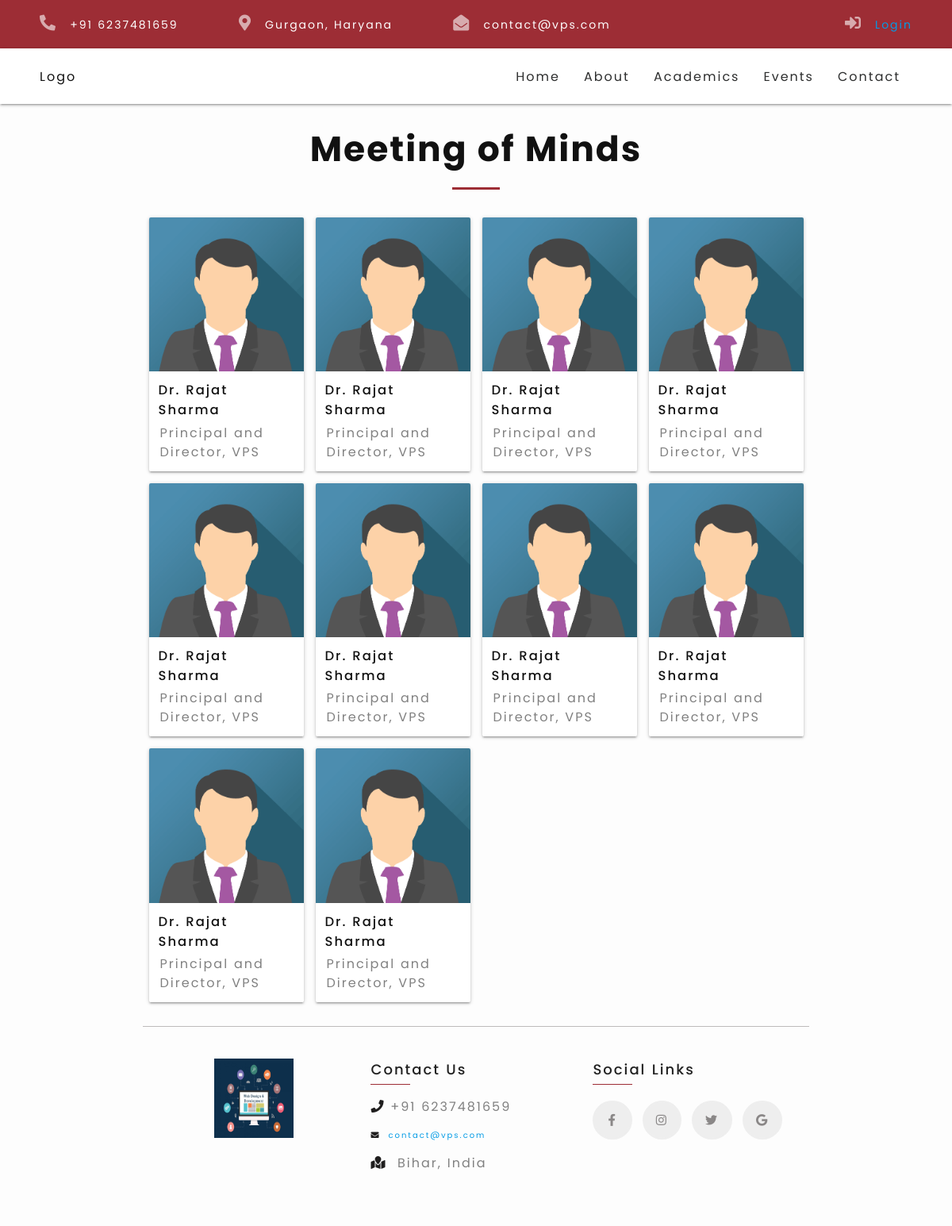
/about/staffs/, run on an earlier commit of the app's database.
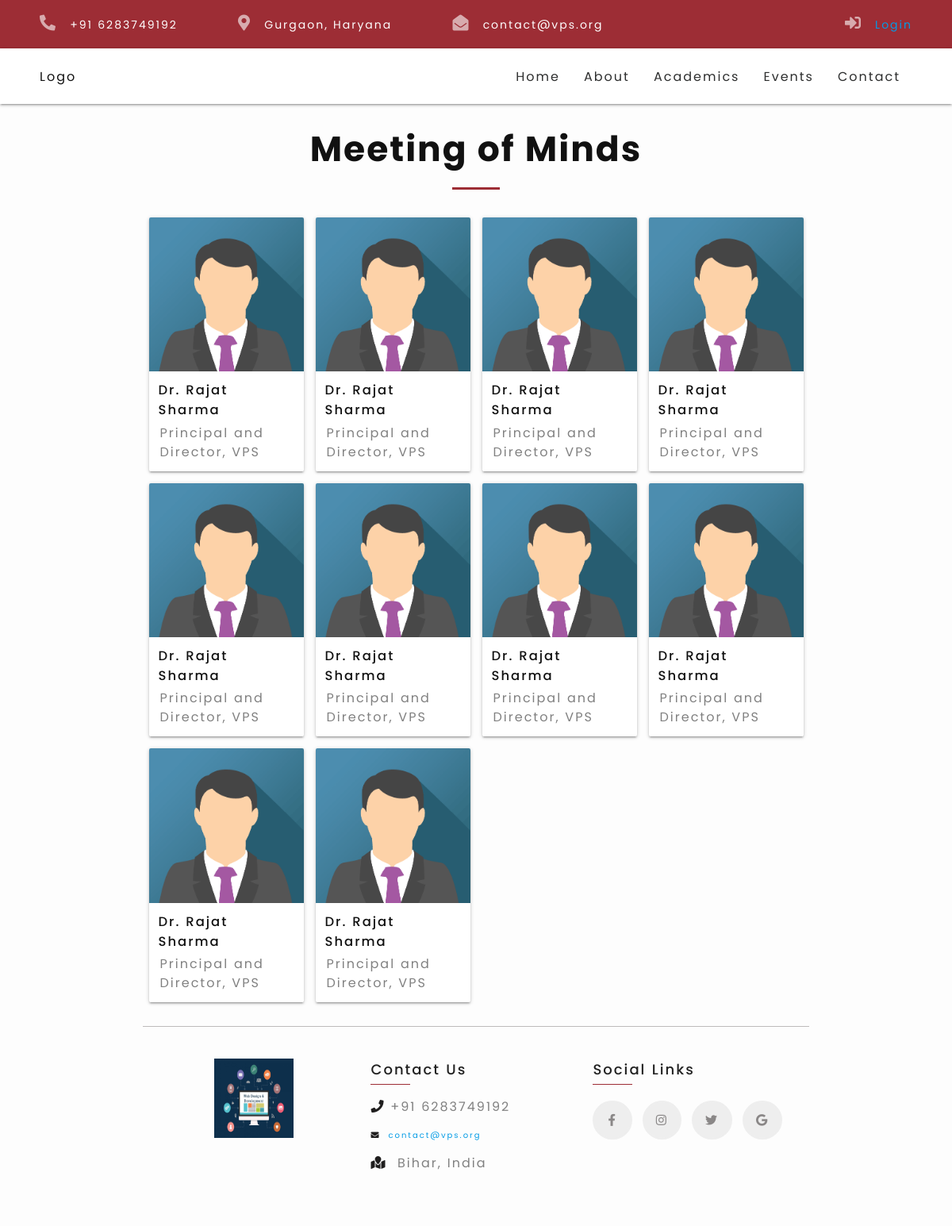
And on a later commit of the database.
### aboutAndStaffs/models.py (models this page shows, shortened)
class About(models.Model):
    logo = models.ImageField(upload_to="images")
    description = models.TextField(max_length=500)
    facebook = models.URLField(null=True)
    instagram = models.URLField(null=True)
    twitter = models.URLField(null=True)
    email = models.EmailField(null=True)
    contact = models.IntegerField(default=0)
    school_address = models.CharField(max_length=20, null=True)

### aboutAndStaffs/views.py (the view)
# urls.py: path('staffs/', views.staffs, name="staffs")
def staffs(request):
    return render(request, 'aboutAndStaffs/staffs.html')

### vpsBase/context_processor.py (called while the page is built)
def render_footer(request):
    footer_content = About.objects.all()[0]
    return {
        'about_content': footer_content
    }

### aboutAndStaffs/templates/aboutAndStaffs/staffs.html (shortened to what the changed rows need)
{% extends 'vpsBase/base.html' %}
{% load static %}
{% block content %}
<div class="container">
        <h2 class="heading text-center">Meeting of Minds</h2>
</div>
{% endblock content %}

### vpsBase/templates/vpsBase/navbar.html (shortened to what this page needs)
{% load static %}
<div class="navbar-top-panel ">
    <div class="navbar-top-panel-left">
      <ul>
        <li>
          <i class="fas fa-phone-alt"></i>
          <a href="tel:#">+91 {{ about_content.contact }}</a>
        </li>
        <li>
          <i class="fas fa-map-marker-alt"></i>
          <a href="#">Gurgaon, Haryana</a>
        </li>
        <li>
          <i class="fas fa-envelope-open"></i>
          <a href="mailto:#">{{ about_content.email }}</a>
        </li>
      </ul>
    </div>
    <div class="navbar-top-panel-right">
      <i class="fas fa-sign-in-alt"></i>
      <a href="{% url 'login' %}">Login</a>
    </div>
  </div>
  <nav>
    <div class="nav-wrapper">
      <a href="#" class="brand-logo">Logo</a>
      <ul class="right hide-on-med-and-down">
        <li><a href="{% url 'home' %}">Home</a></li>
        <li><a class="dropdown-trigger" href="#" data-target="about-dropdown">About</a></li>
        <li><a class="dropdown-trigger" href="#" data-target="academics-dropdown">Academics</a></li>
        <li><a href="#events">Events</a></li>
        <li><a href="{% url 'contact' %}">Contact</a></li>
      </ul>
    </div>
  </nav>

### vpsBase/templates/vpsBase/footer.html (shortened to what this page needs)
{% load static %}
<div class="container">
  <div class="row justify-content-center my-20">
    <div class="col s12 l4 text-center">
     <img src="{% static 'images/footer_img.jpg' %}" alt="vps_logo" class="footer-logo">
    </div>
    <div class="col s12 l4 d-flex flex-column">
     <p class="footer-heading">Contact Us</p>
     <p style="color: grey">
        <i class="fas fa-phone" style="color: rgb(31, 30, 30)"></i
        >&nbsp;+91 {{ about_content.contact }}
      </p>
      <a href="mailto:contact@vps.com">
        <i class="fas fa-envelope" style="color: rgb(31, 30, 30)"></i
        >&nbsp;&nbsp;{{ about_content.email }}
      </a>
      <p style="color: grey;margin-bottom: 40px;">
        <i class="fas fa-map-marked" style="color: rgb(31, 30, 30)"></i
        >&nbsp;&nbsp;{{ about_content.school_address }}
      </p>
    </div>
    <div class="col s12 l4 d-flex flex-column">
        <p class="footer-heading">Social Links</p>
        <div class="flex flex-row mt-20">
      <a href="{{ about_content.facebook }}" class="social-links-1">
          <i class="fab fa-facebook-f"></i>
      </a>
      <a href="{{ about_content.instagram }}" class="social-links-2" style="margin-left: 8px;">
        <i class="fab fa-instagram"></i>
    </a>
    <a href="{{ about_content.twitter }}" class="social-links-3" style="margin-left: 8px;margin-right: 8px; ">
        <i class="fab fa-twitter "></i>
    </a>
    <a href="mailto:{{ about_content.email }}" class="social-links-4">
        <i class="fab fa-google "></i>
    </a>
</div>
    </div>
  </div>
</div>

What changed in the data, as far as the page shows it:
changed About "Bihar, India": contact "6237481659" → "6283749192"; email "contact@vps.com" → "contact@vps.org"
